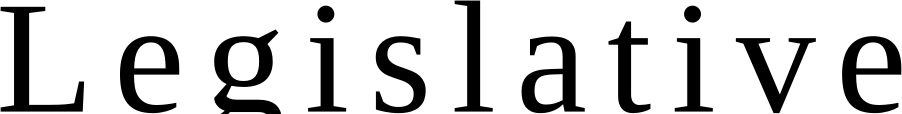
#> input picture data/finetuning_examples/example_0_label_0.png, 902 x 114 px, found by its file name
$ jupyter execute --allow-errors data_augmentations_visualized.ipynb
#> lines starting #> are read from the running program, lines starting #| are printed output that depends on the picture
# Data Augmentations Visualized

This notebook provides visualizations of the data augmentations used in the DeepFont-Torch project. Each augmentation is applied to a sample image, and the results are displayed for comparison.

The main augmentation we focus on is the greyscale gradient overlay, which simulates lighting effects on font images. This augmentation is not well described in the original DeepFont paper, so we provide a detailed implementation and visualization here. We also demonstrate the real and synthetic image augmentation pipelines.

[cell 1]
from pathlib import Path

import numpy as np
import matplotlib.pyplot as plt
from PIL import Image

#> (the rest of this cell did not finish here and is left out)

## Helper Functions and Loading Sample Images

[cell 2]
# Helper functions for loading and displaying images
def load_image(path):
    """Load an image and convert to numpy array."""
    img = Image.open(path).convert("L")  # Convert to grayscale
#> img is the input picture: PIL image 902x114 L; min 0, max 255, mean 205.6
    return np.array(img, dtype=np.uint8)


def display_images(images, titles, figsize=(15, 5), cmap="gray"):
    """Display multiple images in a row."""
    n = len(images)
    fig, axes = plt.subplots(1, n, figsize=figsize)
    if n == 1:
        axes = [axes]

    for ax, img, title in zip(axes, images, titles):
        ax.imshow(img, cmap=cmap, vmin=0, vmax=255)
        ax.set_title(title, fontsize=12)
        ax.axis("off")

    plt.tight_layout()


def display_grid(images, titles, cols=3, figsize=(15, 10), cmap="gray"):
    """Display multiple images in a grid."""
    n = len(images)
    rows = (n + cols - 1) // cols

    fig, axes = plt.subplots(rows, cols, figsize=figsize)
    axes = axes.flatten() if n > 1 else [axes]

    for i, (img, title) in enumerate(zip(images, titles)):
        axes[i].imshow(img, cmap=cmap, vmin=0, vmax=255)
        axes[i].set_title(title, fontsize=10, wrap=True)
        axes[i].axis("off")

    # Hide unused subplots
    for i in range(n, len(axes)):
        axes[i].axis("off")

    plt.tight_layout()


# Load example images
data_dir = Path.cwd().parent / "data"
synthetic_img = load_image(data_dir / "pretraining_examples" / "example_0_label_0.png")
real_img = load_image(data_dir / "pretraining_examples" / "example_0_real.jpeg")
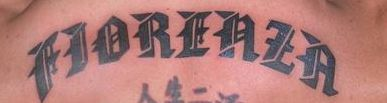
#> input picture data/pretraining_examples/example_0_real.jpeg, 387 x 103 px
#> in load_image (call 2), `img = Image.open(path).convert("L")`:
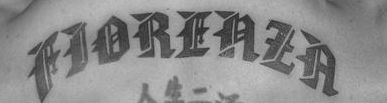
#> img: PIL image 387x103 L; min 37, max 196, mean 138.4

print(f"Loaded synthetic image: {synthetic_img.shape}")
#| Loaded synthetic image: (114, 902)
print(f"Loaded real image: {real_img.shape}")
#| Loaded real image: (103, 387)
